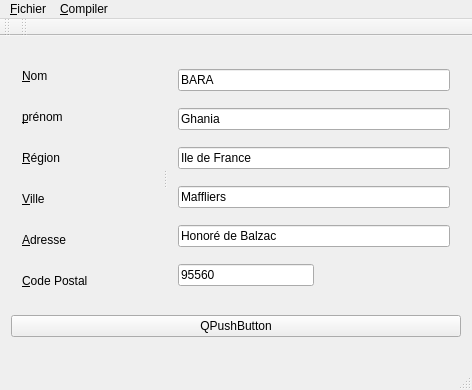
<?xml version="1.0" encoding="UTF-8"?>
<ui version="4.0">
 <class>MainWindow</class>
 <widget class="QMainWindow" name="MainWindow">
  <property name="geometry">
   <rect>
    <x>0</x>
    <y>0</y>
    <width>472</width>
    <height>390</height>
   </rect>
  </property>
  <property name="windowTitle">
   <string>MainWindow</string>
  </property>
  <widget class="QWidget" name="centralWidget">
   <layout class="QGridLayout" name="gridLayout">
    <item row="0" column="0">
     <layout class="QVBoxLayout" name="verticalLayout_3">
      <item>
       <widget class="QSplitter" name="splitter">
        <property name="orientation">
         <enum>Qt::Horizontal</enum>
        </property>
        <property name="opaqueResize">
         <bool>true</bool>
        </property>
        <property name="childrenCollapsible">
         <bool>false</bool>
        </property>
        <widget class="QWidget" name="">
         <layout class="QVBoxLayout" name="verticalLayout_2">
          <item>
           <widget class="QLabel" name="labelNom">
            <property name="text">
             <string>&amp;Nom</string>
            </property>
            <property name="buddy">
             <cstring>lineEditNom</cstring>
            </property>
           </widget>
          </item>
          <item>
           <widget class="QLabel" name="labelPrenom">
            <property name="text">
             <string>&amp;prénom</string>
            </property>
            <property name="buddy">
             <cstring>lineEditPrenom</cstring>
            </property>
           </widget>
          </item>
          <item>
           <widget class="QLabel" name="labelRegion_3">
            <property name="text">
             <string>&amp;Région</string>
            </property>
            <property name="buddy">
             <cstring>lineEditRegion</cstring>
            </property>
           </widget>
          </item>
          <item>
           <widget class="QLabel" name="labelVille">
            <property name="text">
             <string>&amp;Ville</string>
            </property>
            <property name="buddy">
             <cstring>lineEditVille</cstring>
            </property>
           </widget>
          </item>
          <item>
           <widget class="QLabel" name="labelCodePostal">
            <property name="text">
             <string>&amp;Adresse</string>
            </property>
            <property name="buddy">
             <cstring>lineEditAdresse</cstring>
            </property>
           </widget>
          </item>
          <item>
           <widget class="QLabel" name="labelAdresse">
            <property name="text">
             <string>&amp;Code Postal</string>
            </property>
            <property name="buddy">
             <cstring>lineEdit_5</cstring>
            </property>
           </widget>
          </item>
         </layout>
        </widget>
        <widget class="QWidget" name="">
         <layout class="QVBoxLayout" name="verticalLayout">
          <item>
           <widget class="QLineEdit" name="lineEditNom">
            <property name="text">
             <string>BARA</string>
            </property>
           </widget>
          </item>
          <item>
           <widget class="QLineEdit" name="lineEditPrenom">
            <property name="text">
             <string>Ghania</string>
            </property>
           </widget>
          </item>
          <item>
           <widget class="QLineEdit" name="lineEditRegion">
            <property name="text">
             <string>Ile de France</string>
            </property>
           </widget>
          </item>
          <item>
           <widget class="QLineEdit" name="lineEditVille">
            <property name="text">
             <string>Maffliers</string>
            </property>
           </widget>
          </item>
          <item>
           <widget class="QLineEdit" name="lineEditAdresse">
            <property name="text">
             <string>Honoré de Balzac</string>
            </property>
           </widget>
          </item>
          <item>
           <layout class="QHBoxLayout" name="horizontalLayout">
            <item>
             <widget class="QLineEdit" name="lineEdit_5">
              <property name="text">
               <string>95560</string>
              </property>
             </widget>
            </item>
            <item>
             <spacer name="horizontalSpacer_2">
              <property name="orientation">
               <enum>Qt::Horizontal</enum>
              </property>
              <property name="sizeHint" stdset="0">
               <size>
                <width>40</width>
                <height>20</height>
               </size>
              </property>
             </spacer>
            </item>
           </layout>
          </item>
         </layout>
        </widget>
       </widget>
      </item>
      <item>
       <widget class="QPushButton" name="pushButton">
        <property name="text">
         <string>QPushButton</string>
        </property>
       </widget>
      </item>
      <item>
       <spacer name="horizontalSpacer">
        <property name="orientation">
         <enum>Qt::Horizontal</enum>
        </property>
        <property name="sizeHint" stdset="0">
         <size>
          <width>40</width>
          <height>20</height>
         </size>
        </property>
       </spacer>
      </item>
     </layout>
    </item>
   </layout>
  </widget>
  <widget class="QMenuBar" name="menuBar">
   <property name="geometry">
    <rect>
     <x>0</x>
     <y>0</y>
     <width>472</width>
     <height>22</height>
    </rect>
   </property>
   <widget class="QMenu" name="menuFichier">
    <property name="title">
     <string>&amp;Fichier</string>
    </property>
    <addaction name="actionNew_2"/>
    <addaction name="actionOpen"/>
    <addaction name="separator"/>
    <addaction name="actionSave"/>
    <addaction name="actionSave_As"/>
    <addaction name="separator"/>
   </widget>
   <widget class="QMenu" name="menuCompiler">
    <property name="title">
     <string>&amp;Compiler</string>
    </property>
    <addaction name="action_Compiler"/>
    <addaction name="action_Ex_cuter"/>
   </widget>
   <addaction name="menuFichier"/>
   <addaction name="menuCompiler"/>
  </widget>
  <widget class="QToolBar" name="mainToolBar">
   <attribute name="toolBarArea">
    <enum>TopToolBarArea</enum>
   </attribute>
   <attribute name="toolBarBreak">
    <bool>false</bool>
   </attribute>
  </widget>
  <widget class="QStatusBar" name="statusBar"/>
  <widget class="QToolBar" name="toolBar">
   <property name="windowTitle">
    <string>toolBar</string>
   </property>
   <attribute name="toolBarArea">
    <enum>TopToolBarArea</enum>
   </attribute>
   <attribute name="toolBarBreak">
    <bool>false</bool>
   </attribute>
  </widget>
  <action name="actionOpen">
   <property name="text">
    <string>&amp;Open</string>
   </property>
   <property name="shortcut">
    <string>Ctrl+O</string>
   </property>
  </action>
  <action name="actionSave">
   <property name="text">
    <string>Save</string>
   </property>
   <property name="shortcut">
    <string>Ctrl+S</string>
   </property>
  </action>
  <action name="actionSave_As">
   <property name="text">
    <string>Save As</string>
   </property>
  </action>
  <action name="actionCtrl_N">
   <property name="text">
    <string>Ctrl+N</string>
   </property>
  </action>
  <action name="actionNew_2">
   <property name="text">
    <string>&amp;New</string>
   </property>
   <property name="shortcut">
    <string>Ctrl+N</string>
   </property>
  </action>
  <action name="actionClose_Projet">
   <property name="text">
    <string>&amp;Close Projet</string>
   </property>
  </action>
  <action name="action_Compiler">
   <property name="text">
    <string>&amp;Compiler</string>
   </property>
   <property name="shortcut">
    <string>Ctrl+B</string>
   </property>
  </action>
  <action name="action_Ex_cuter">
   <property name="text">
    <string>&amp;Exécuter</string>
   </property>
   <property name="shortcut">
    <string>Ctrl+R</string>
   </property>
  </action>
 </widget>
 <layoutdefault spacing="6" margin="11"/>
 <tabstops>
  <tabstop>lineEditNom</tabstop>
  <tabstop>lineEditPrenom</tabstop>
  <tabstop>lineEditRegion</tabstop>
  <tabstop>lineEditVille</tabstop>
  <tabstop>lineEditAdresse</tabstop>
  <tabstop>lineEdit_5</tabstop>
  <tabstop>pushButton</tabstop>
 </tabstops>
 <resources/>
 <connections/>
</ui>
